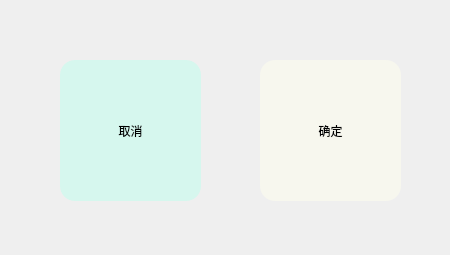
<?xml version="1.0" encoding="UTF-8"?>
<ui version="4.0">
 <class>remove_make_sure</class>
 <widget class="QWidget" name="remove_make_sure">
  <property name="geometry">
   <rect>
    <x>0</x>
    <y>0</y>
    <width>450</width>
    <height>255</height>
   </rect>
  </property>
  <property name="windowTitle">
   <string>Form</string>
  </property>
  <widget class="QPushButton" name="cancel">
   <property name="geometry">
    <rect>
     <x>60</x>
     <y>60</y>
     <width>141</width>
     <height>141</height>
    </rect>
   </property>
   <property name="minimumSize">
    <size>
     <width>0</width>
     <height>0</height>
    </size>
   </property>
   <property name="maximumSize">
    <size>
     <width>1000</width>
     <height>1000</height>
    </size>
   </property>
   <property name="focusPolicy">
    <enum>Qt::StrongFocus</enum>
   </property>
   <property name="styleSheet">
    <string notr="true">QPushButton {
	background-color: rgba(188, 255, 236, 125);
	font: 290 14pt &quot;幼圆&quot;;
    color: #000000; /* 文字颜色 */
    font-weight: normal;
    padding: 5px; /* 按需调整内边距 */
 border-radius: 15px;
}

QPushButton:hover {
    background-color: rgba(188, 255, 236, 200);
   border-style: solid; /* 按下时边框样式 */
    border-width: 1px; /* 按下时边框宽度 */
    border-color: #8c8884; /* 按下时边框颜色 */
    border-radius: 15px; /* 边框圆角 */
}</string>
   </property>
   <property name="text">
    <string>取消</string>
   </property>
  </widget>
  <widget class="QPushButton" name="make_sure">
   <property name="geometry">
    <rect>
     <x>260</x>
     <y>60</y>
     <width>141</width>
     <height>141</height>
    </rect>
   </property>
   <property name="minimumSize">
    <size>
     <width>0</width>
     <height>0</height>
    </size>
   </property>
   <property name="maximumSize">
    <size>
     <width>1000</width>
     <height>1000</height>
    </size>
   </property>
   <property name="focusPolicy">
    <enum>Qt::StrongFocus</enum>
   </property>
   <property name="styleSheet">
    <string notr="true">QPushButton {
	background-color: rgba(255, 255, 236, 125);
	font: 290 14pt &quot;幼圆&quot;;
    color: #000000; /* 文字颜色 */
    font-weight: normal;
    padding: 5px; /* 按需调整内边距 */
 border-radius: 15px;
}

QPushButton:hover {
    background-color: rgba(255, 255, 236, 200);
   border-style: solid; /* 按下时边框样式 */
    border-width: 1px; /* 按下时边框宽度 */
    border-color: #8c8884; /* 按下时边框颜色 */
    border-radius: 15px; /* 边框圆角 */
}</string>
   </property>
   <property name="text">
    <string>确定</string>
   </property>
  </widget>
 </widget>
 <resources/>
 <connections/>
</ui>
